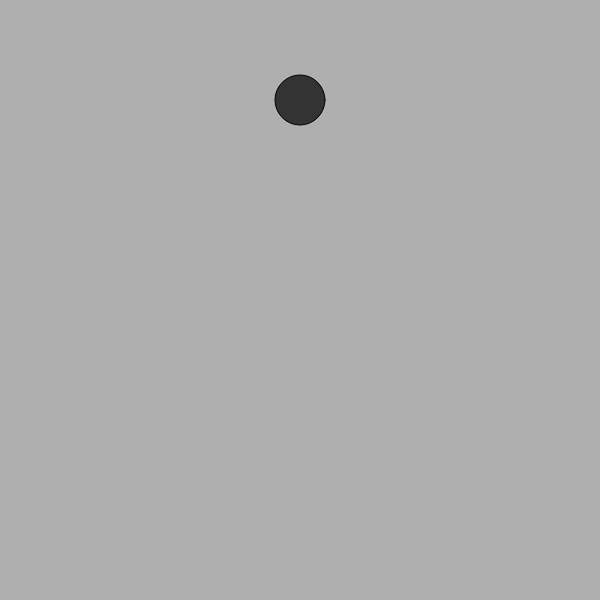
Frame 1 (no input)
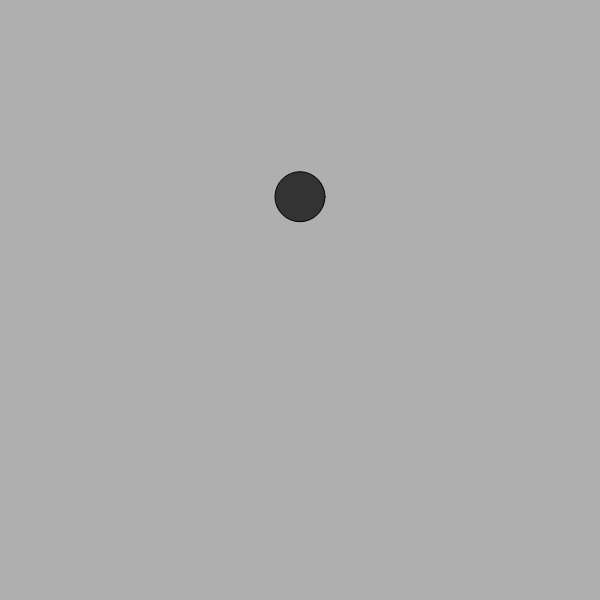
Frame 60 (no input)
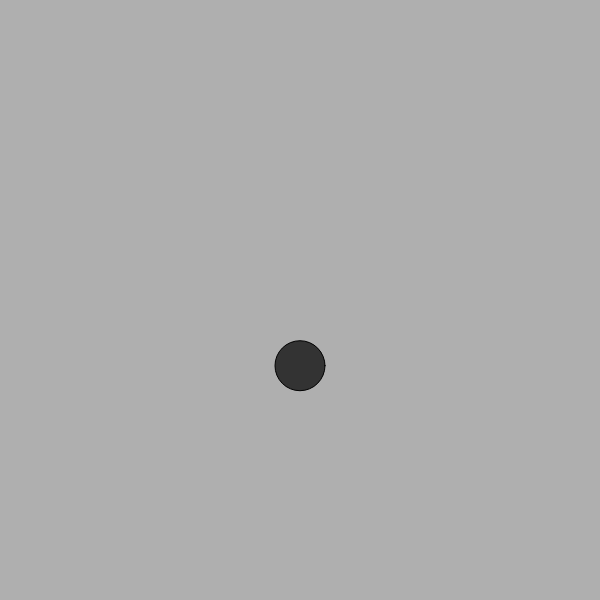
Frame 120 (the mouse pressed at the canvas centre since frame 60)

The p5.js sketch that drew these frames (run headless with seeded random() and noise() and a simulated clock; from frame 60 on, the mouse is pressed at the canvas centre):

// p5.js sketch
// ── sketch.js
// 5px = 1m

const GRAVITY = 9.8 / 20;
let ball, surface;

function setup() {
  createCanvas(600, 600);

  ball = new Ball(width / 2, 100, 10, 75);
  surface = new Surface(0, (height / 6) * 5, width, height);
}

function draw() {
  background(175);

  //surface.show();

  ball.show();
  ball.update();
  //ball.applySurface(surface);
  ball.classical();
}

// ── objects.js
class Ball {
  constructor(x, y, m, e, col) {
    this.col = col || 51;
    this.pos = createVector(x, y);
    this.mass = m;
    this.r = this.mass * 5;
    this.weight = GRAVITY * this.mass;
    this.velY = sqrt(2 * GRAVITY * (this.pos.y / 20));
    this.velX = 0;
    this.accY = GRAVITY;
    this.bounce = e / 100;
  }
  update() {
    this.pos.add(this.velX, this.velY);
    this.pos.x = constrain(this.pos.x, 0 + (this.r/2), width - (this.r/2));
    this.pos.y = constrain(this.pos.y, 0 + (this.r/2), height - (this.r/2));
  }
  applySurface(sur) {
    this.surfaceF = sur.friction;
    this.sPos1 = sur.pos1;
    this.sPos2 = sur.pos2;
    this.surfaceY = (this.sPos1.y + this.sPos2.y) / 2;
    this.surfaceX = 0;

    //this.pos.x = constrain(this.pos.x, this.surfaceX + (this.r/2), width + (this.r/2));
    //this.pos.y = constrain(this.pos.y, 0 + (this.r/2), this.surfaceY + (this.r/2));
  }
  classical() {
    if(this.pos.y == height - this.r/2 || this.pos.y == 0 + this.r/2) {
      this.velY = -this.velY * this.bounce;
    }
    if(this.pos.x == width - this.r/2 || this.pos.x == 0 + this.r/2) {
      this.velX = -this.velX;
      this.velX *= this.surfaceF;
    }
    if(Math.abs(this.velY) === this.velY) {
      this.velY += this.accY;
    }
    else {
      this.velY -= this.accY;
    }
  }
  show() {
    fill(this.col);
    strokeWeight(1);
    stroke(0);
    circle(this.pos.x, this.pos.y, this.r);
  }
}
class Surface {
  constructor(x1, y1, x2, y2, f, col) {
    this.pos1 = createVector(x1, y1);
    this.pos2 = createVector(x2, y2);
    this.friction = f;
    this.col = col || 21;
  }
  show() {
    stroke(this.col);
    strokeWeight(5);
    line(this.pos1.x, this.pos1.y, this.pos2.x, this.pos2.y);
  }
}
